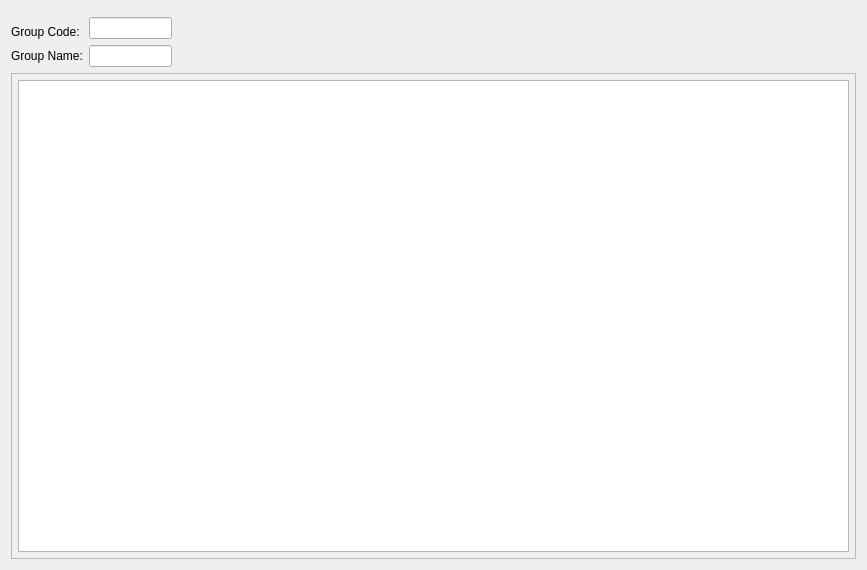
<?xml version="1.0" encoding="UTF-8"?>
<ui version="4.0">
 <class>GRUP_KERNEL_GRUP_FISI</class>
 <widget class="QDialog" name="GRUP_KERNEL_GRUP_FISI">
  <property name="geometry">
   <rect>
    <x>0</x>
    <y>0</y>
    <width>867</width>
    <height>570</height>
   </rect>
  </property>
  <property name="sizePolicy">
   <sizepolicy hsizetype="Expanding" vsizetype="Expanding">
    <horstretch>0</horstretch>
    <verstretch>0</verstretch>
   </sizepolicy>
  </property>
  <property name="windowTitle">
   <string>Add Sub-Group</string>
  </property>
  <layout class="QGridLayout" name="gridLayout">
   <item row="0" column="0" rowspan="2" colspan="4">
    <widget class="QWidget" name="kernel_buttons_widget" native="true">
     <property name="sizePolicy">
      <sizepolicy hsizetype="Expanding" vsizetype="Fixed">
       <horstretch>0</horstretch>
       <verstretch>0</verstretch>
      </sizepolicy>
     </property>
     <property name="minimumSize">
      <size>
       <width>0</width>
       <height>0</height>
      </size>
     </property>
     <property name="maximumSize">
      <size>
       <width>16777215</width>
       <height>16777215</height>
      </size>
     </property>
    </widget>
   </item>
   <item row="1" column="1" rowspan="2">
    <widget class="QLineEdit" name="line_edit_grup_kodu">
     <property name="maxLength">
      <number>15</number>
     </property>
    </widget>
   </item>
   <item row="1" column="2" rowspan="2">
    <spacer name="horizontalSpacer">
     <property name="orientation">
      <enum>Qt::Horizontal</enum>
     </property>
     <property name="sizeHint" stdset="0">
      <size>
       <width>179</width>
       <height>20</height>
      </size>
     </property>
    </spacer>
   </item>
   <item row="1" column="3" rowspan="2">
    <spacer name="horizontalSpacer_2">
     <property name="orientation">
      <enum>Qt::Horizontal</enum>
     </property>
     <property name="sizeHint" stdset="0">
      <size>
       <width>544</width>
       <height>20</height>
      </size>
     </property>
    </spacer>
   </item>
   <item row="2" column="0">
    <widget class="QLabel" name="label_grup_kodu">
     <property name="sizePolicy">
      <sizepolicy hsizetype="Fixed" vsizetype="Fixed">
       <horstretch>0</horstretch>
       <verstretch>0</verstretch>
      </sizepolicy>
     </property>
     <property name="text">
      <string>Group Code:</string>
     </property>
    </widget>
   </item>
   <item row="3" column="0">
    <widget class="QLabel" name="label_grup_adi">
     <property name="sizePolicy">
      <sizepolicy hsizetype="Fixed" vsizetype="Fixed">
       <horstretch>0</horstretch>
       <verstretch>0</verstretch>
      </sizepolicy>
     </property>
     <property name="text">
      <string>Group Name:</string>
     </property>
    </widget>
   </item>
   <item row="3" column="1">
    <widget class="QLineEdit" name="lineEdit_grup_adi">
     <property name="maxLength">
      <number>60</number>
     </property>
    </widget>
   </item>
   <item row="4" column="0" colspan="4">
    <widget class="QFrame" name="frame">
     <property name="frameShape">
      <enum>QFrame::StyledPanel</enum>
     </property>
     <property name="frameShadow">
      <enum>QFrame::Raised</enum>
     </property>
     <layout class="QGridLayout" name="gridLayout_2">
      <property name="margin">
       <number>6</number>
      </property>
      <item row="0" column="0">
       <widget class="QTableWidget" name="tablewidget_alt_gruplar"/>
      </item>
     </layout>
    </widget>
   </item>
  </layout>
 </widget>
 <tabstops>
  <tabstop>line_edit_grup_kodu</tabstop>
  <tabstop>lineEdit_grup_adi</tabstop>
  <tabstop>tablewidget_alt_gruplar</tabstop>
 </tabstops>
 <resources/>
 <connections/>
</ui>
